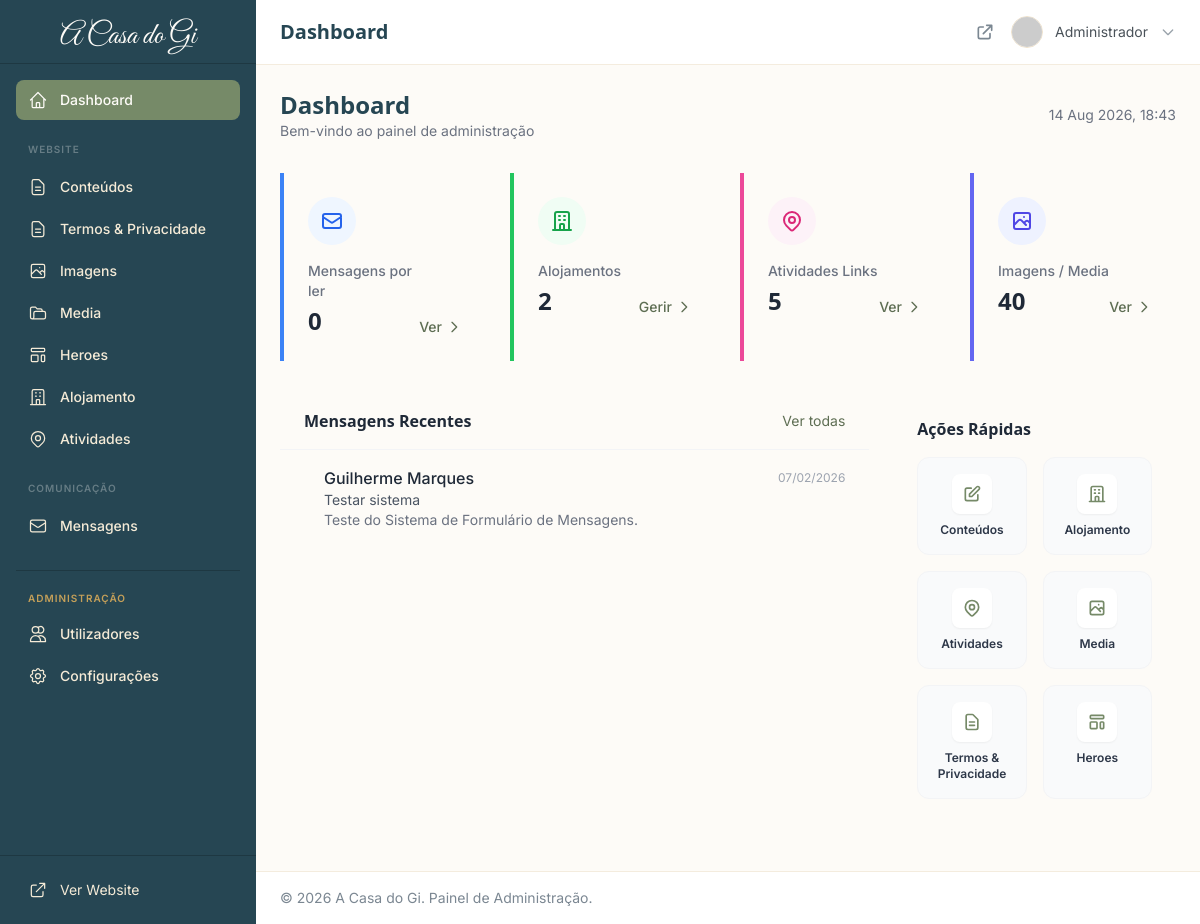
Before: /admin/ (signed in) with the older database file.
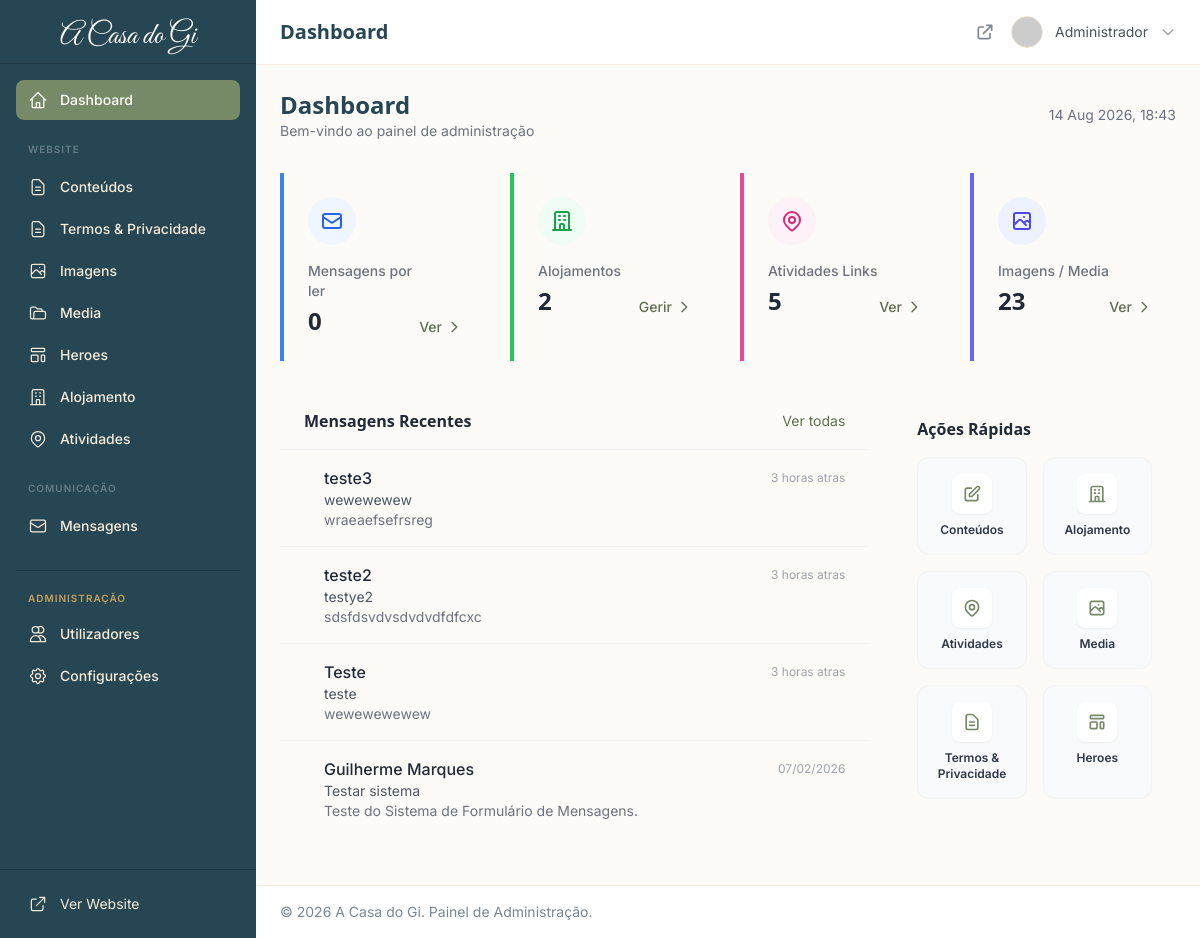
After: the same page with the newer database file.
### tables this page shows
CREATE TABLE `contact_submissions` (
  `id` int(10) unsigned NOT NULL AUTO_INCREMENT,
  `name` varchar(100) NOT NULL,
  `email` varchar(255) NOT NULL,
  `phone` varchar(20) DEFAULT NULL,
  `subject` varchar(255) DEFAULT NULL,
  `message` text NOT NULL,
  `ip_address` varchar(45) DEFAULT NULL,
  `user_agent` varchar(500) DEFAULT NULL,
  `language` varchar(2) DEFAULT 'pt',
  `is_read` tinyint(1) DEFAULT 0,
  `is_spam` tinyint(1) DEFAULT 0,
  `is_ignored` tinyint(1) DEFAULT 0 COMMENT 'Ignored messages',
  `created_at` timestamp NOT NULL DEFAULT current_timestamp(),
  PRIMARY KEY (`id`),
  KEY `idx_email` (`email`),
  KEY `idx_read` (`is_read`),
  KEY `idx_created` (`created_at`),
  KEY `idx_ignored` (`is_ignored`)
);

### includes/init.php (called while the page is built, shortened)
<?php
$config = require CONFIG_PATH . '/config.php';
require_once INCLUDES_PATH . '/functions.php';
function baseUrl(): string
{
    $scheme = 'http';
    $host = $_SERVER['HTTP_HOST'] ?? 'localhost';
    return $scheme . '://' . $host . basePath();
}
function url(string $path = ''): string
{
    $base = rtrim(baseUrl(), '/');
    $path = ltrim($path, '/');
    return $path ? "{$base}/{$path}" : $base;
}
function asset(string $path): string
{
    return url('assets/' . ltrim($path, '/'));
}

### core/Language.php (called while the page is built, shortened)
<?php
class Language
{
    private static ?Language $instance = null;
    private string $currentLang;
    public static function getInstance(): self
    {
        if (self::$instance === null) {
            self::$instance = new self();
        }
        return self::$instance;
    }
    private function getBasePath(): string
    {
        static $basePath = null;
        if ($basePath === null) {
            $scriptName = $_SERVER['SCRIPT_NAME'] ?? '';
            $dir = dirname($scriptName);
            $dir = str_replace('\\', '/', $dir);
            $subfolders = [
                '/admin',
                '/en',
                '/api',
                '/alojamento',
                '/loja',
                '/atividades',
                '/contactos',
                '/sobre-nos',
                '/accommodation',
                '/shop',
                '/activities',
                '/contact',
                '/about-us',
            ];
            $cutPosition = strlen($dir);
            foreach ($subfolders as $subfolder) {
                $pos = strpos($dir, $subfolder);
                if ($pos !== false && $pos < $cutPosition) {
                    $cutPosition = $pos;
                }
            }
            if ($cutPosition < strlen($dir)) {
                $dir = substr($dir, 0, $cutPosition);
            }
            $basePath = rtrim($dir, '/');
        }
        return $basePath;
    }
    public function setLanguage(string $code): void
    {
        $this->currentLang = $code;
    }
    public function getCurrentLang(): string
    {
        return $this->currentLang;
    }
    public static function current(): string
    {
        return self::getInstance()->getCurrentLang();
    }
}

### includes/functions.php (called while the page is built, shortened)
<?php
function e(?string $string): string
{
    return htmlspecialchars($string ?? '', ENT_QUOTES, 'UTF-8');
}
function basePath(): string
{
    static $basePath = null;
    if ($basePath === null) {
        $scriptName = $_SERVER['SCRIPT_NAME'] ?? '';
        $dir = str_replace('\\', '/', dirname($scriptName));
        $subfolders = [
            '/admin',
            '/en',
            '/api',
            '/alojamento',
            '/loja',
            '/atividades',
            '/contactos',
            '/sobre-nos',
            '/accommodation',
            '/shop',
            '/activities',
            '/contact',
            '/about-us',
            '/manutencao',
            '/termos-condicoes',
            '/politica-privacidade',
        ];
        $cutPosition = strlen($dir);
        foreach ($subfolders as $subfolder) {
            $offset = 0;
            while (($pos = strpos($dir, $subfolder, $offset)) !== false) {
                $charAfter = $dir[$pos + strlen($subfolder)] ?? '';
                if ($charAfter === '' || $charAfter === '/') {
                    if ($pos < $cutPosition) {
                        $cutPosition = $pos;
                    }
                    break;
                }
                $offset = $pos + 1;
            }
        }
        if ($cutPosition < strlen($dir)) {
            $dir = substr($dir, 0, $cutPosition);
        }
        $basePath = rtrim($dir, '/');
    }
    return $basePath;
}
function formatDate(?string $date, string $format = 'd/m/Y'): string
{
    $datetime = new DateTime($date);
    return $datetime->format($format);
}
function timeAgo(string $datetime): string
{
    $time = strtotime($datetime);
    $diff = time() - $time;
    $lang = \Core\Language::current();
    $isPt = $lang === LANG_PT;
    if ($diff < 86400) {
        $hours = floor($diff / 3600);
        return $isPt
            ? "{$hours} hora" . ($hours > 1 ? 's' : '') . " atras"
            : "{$hours} hour" . ($hours > 1 ? 's' : '') . " ago";
    }
    return formatDate($datetime);
}
function truncate(string $text, int $length = 100, string $suffix = '...'): string
{
    if (mb_strlen($text) <= $length) {
        return $text;
    }
    return mb_substr($text, 0, $length) . $suffix;
}

### core/Session.php (called while the page is built, shortened)
<?php
class Session
{
    private static bool $started = false;
    public static function start(): void
    {
        if (self::$started) {
            return;
        }
        $config = require CONFIG_PATH . '/config.php';
        self::$started = true;
    }
    public static function has(string $key): bool
    {
        return isset($_SESSION[$key]);
    }
    public static function isLoggedIn(): bool
    {
        return self::has(SESSION_USER_ID);
    }
}

### core/Auth.php (called while the page is built, shortened)
<?php
class Auth
{
    private static ?Admin $currentAdmin = null;
    public static function check(): bool
    {
        return Session::isLoggedIn();
    }
    public static function user(): ?Admin
    {
        if (self::$currentAdmin === null) {
            $adminId = Session::getAdminId();
            self::$currentAdmin = Admin::find($adminId);
        }
        return self::$currentAdmin;
    }
    public static function requireAuth(string $redirectTo = '/admin/login.php'): void
    {
        if (!self::user()) {
            Session::flash('error', 'Sessao invalida');
            redirect($redirectTo);
        }
    }
}

### admin/includes/auth-check.php (called while the page is built, shortened)
<?php
Auth::requireAuth('/admin/login.php');
$currentAdmin = Auth::user();

### core/Database.php (called while the page is built, shortened)
<?php
class Database
{
    private static ?Database $instance = null;
    private PDO $pdo;
    private array $config;
    private function __construct()
    {
        $this->config = require CONFIG_PATH . '/config.php';
    }
    public static function getInstance(): self
    {
        if (self::$instance === null) {
            self::$instance = new self();
        }
        return self::$instance;
    }
    private function connect(): void
    {
        $db = $this->config['db'];
        $dsn = sprintf(
            'mysql:host=%s;port=%d;dbname=%s;charset=%s',
            $db['host'],
            $db['port'] ?? 3306,
            $db['name'],
            $db['charset']
        );
        $options = [
            PDO::ATTR_ERRMODE => PDO::ERRMODE_EXCEPTION,
            PDO::ATTR_DEFAULT_FETCH_MODE => PDO::FETCH_ASSOC,
            PDO::ATTR_EMULATE_PREPARES => false,
            PDO::MYSQL_ATTR_INIT_COMMAND => "SET NAMES {$db['charset']}"
        ];
        try {
            $this->pdo = new PDO($dsn, $db['user'], $db['pass'], $options);
        } catch (PDOException $e) {
            if ($this->config['app']['debug']) {
                throw new \Exception('Database connection failed: ' . $e->getMessage());
            }
            throw new \Exception('Database connection failed. Please try again later.');
        }
    }
    public function query(string $sql, array $params = []): PDOStatement
    {
        $stmt = $this->pdo->prepare($sql);
        $stmt->execute($params);
        return $stmt;
    }
    public function fetch(string $sql, array $params = []): ?array
    {
        $result = $this->query($sql, $params)->fetch();
        return $result ?: null;
    }
    public function fetchAll(string $sql, array $params = []): array
    {
        return $this->query($sql, $params)->fetchAll();
    }
}

### config/config.php (called while the page is built)
<?php
return [
    'db' => [
        'host' => '127.0.0.1',
        'name' => 'acasadogi',
        'user' => 'root',
        'pass' => '',
        'charset' => 'utf8mb4',
        'port' => 3306
    ],
    'app' => [
        'name' => 'A Casa do Gi',
        'url' => 'https://monrion.cloud',
        'env' => 'production',
        'debug' => false,
        'timezone' => 'Europe/Lisbon',
        'locale' => 'pt_PT',
        'default_language' => 'pt'
    ],
    'mail' => [
        'host' => '',
        'port' => 587,
        'username' => '',
        'password' => '',
        'encryption' => 'tls',
        'from_email' => 'noreply@acasadogi.pt',
        'from_name' => 'A Casa do Gi',
        'reply_to' => 'info@acasadogi.pt'
    ],
    'security' => [
        'session_lifetime' => 1800,
        'csrf_token_lifetime' => 3600,
        'max_login_attempts' => 5,
        'lockout_duration' => 900,
        'password_min_length' => 8,
        'bcrypt_cost' => 12
    ],
    'uploads' => [
        'max_file_size' => 5 * 1024 * 1024,
        'allowed_image_types' => ['image/jpeg', 'image/png', 'image/webp', 'image/gif'],
        'path' => __DIR__ . '/../uploads'
    ]
];

### models/Model.php (called while the page is built, shortened)
<?php
abstract class Model
{
    protected static string $table = '';
    protected static string $primaryKey = 'id';
    protected array $attributes = [];
    public function setAttribute(string $key, mixed $value): void
    {
        $this->attributes[$key] = $value;
    }
    public function getAttribute(string $key): mixed
    {
        return $this->attributes[$key] ?? null;
    }
    public function __get(string $key): mixed
    {
        return $this->getAttribute($key);
    }
    public static function find(int $id): ?static
    {
        $db = Database::getInstance();
        $table = static::$table;
        $pk = static::$primaryKey;
        $row = $db->fetch("SELECT * FROM {$table} WHERE {$pk} = ?", [$id]);
        $model = new static($row);
        $model->exists = true;
        $model->original = $row;
        return $model;
    }
}

### models/Admin.php (called while the page is built, shortened)
<?php
class Admin extends Model
{
    public function getDisplayName(): string
    {
        return $this->full_name ?: $this->username;
    }
    public function getAvatarUrl(): string
    {
        $initials = '';
        $parts = explode(' ', $this->full_name);
        foreach (array_slice($parts, 0, 2) as $part) {
            $initials .= mb_substr($part, 0, 1);
        }
        return 'https://ui-avatars.com/api/?name=' . urlencode($initials) . '&background=657954&color=fff&size=128';
    }
}

### admin/includes/sidebar.php (called while the page is built, shortened)
<?php
$base = basePath();
?>

### admin/index.php (the view, shortened to what the rows shown need)
<?php
require_once dirname(__DIR__) . '/includes/init.php';
require_once __DIR__ . '/includes/auth-check.php';
$db = Database::getInstance();
$recentMessages = $db->fetchAll(
    "SELECT * FROM contact_submissions ORDER BY created_at DESC LIMIT 6"
);
$pageTitle = 'Dashboard';
include __DIR__ . '/includes/header.php';
?>
    <div class="mb-8 flex justify-between items-center">
        <div>
            <h1 class="text-2xl font-bold text-primary">Dashboard</h1>
        </div>
    </div>
    <div class="grid lg:grid-cols-3 gap-6 mb-6">
        <div class="admin-card lg:col-span-2">
            <div class="px-6 py-4 border-b border-gray-100 flex items-center justify-between">
                <h2 class="font-bold text-gray-800">Mensagens Recentes</h2>
            </div>
            <div class="divide-y divide-gray-100">
                <?php if (empty($recentMessages)): ?>
                <div class="px-6 py-8 text-center text-gray-500">
                    <svg class="w-12 h-12 mx-auto text-gray-300 mb-3" fill="none" stroke="currentColor" viewBox="0 0 24 24">
                        <path stroke-linecap="round" stroke-linejoin="round" stroke-width="1" d="M3 8l7.89 5.26a2 2 0 002.22 0L21 8M5 19h14a2 2 0 002-2V7a2 2 0 00-2-2H5a2 2 0 00-2 2v10a2 2 0 002 2z"/>
                    </svg>
                    <p>Ainda não há mensagens</p>
                </div>
                <?php else: ?>
                    <?php foreach ($recentMessages as $msg): ?>
                    <a href="<?= $base ?>/admin/mensagens/?id=<?= $msg['id'] ?>" class="block px-6 py-4 hover:bg-gray-50 transition-colors">
                        <div class="flex items-start space-x-3">
                            <?php if (!$msg['is_read']): ?>
                            <span class="w-2 h-2 bg-secondary-500 rounded-full mt-2 flex-shrink-0"></span>
                            <?php else: ?>
                            <span class="w-2 h-2 flex-shrink-0"></span>
                            <?php endif; ?>
                            <div class="flex-1 min-w-0">
                                <div class="flex items-center justify-between">
                                    <p class="font-medium text-gray-800 truncate"><?= e($msg['name']) ?></p>
                                    <span class="text-xs text-gray-400 flex-shrink-0 ml-2"><?= timeAgo($msg['created_at']) ?></span>
                                </div>
                                <p class="text-sm text-gray-600 truncate"><?= e($msg['subject'] ?: 'Sem assunto') ?></p>
                                <p class="text-sm text-gray-500 truncate"><?= e(truncate($msg['message'], 60)) ?></p>
                            </div>
                        </div>
                    </a>
                    <?php endforeach; ?>
                <?php endif; ?>
            </div>
        </div>
        <div class="admin-card p-6">
            <h2 class="font-bold text-gray-800 mb-4">Ações Rápidas</h2>
        </div>
    </div>
<?php include __DIR__ . '/includes/footer.php'; ?>

### admin/includes/header.php (shortened to what the rows shown need)
<?php
$pageTitle = $pageTitle ?? 'Dashboard';
?>
<!DOCTYPE html>
<html lang="pt" class="h-full">
<head>
    <link rel="stylesheet" href="<?= asset('css/app.css') ?>?v=<?= @filemtime(ROOT_PATH . '/assets/css/app.css') ?>">
</head>
<body class="h-full bg-cream-50">
    <div class="flex h-full">
        <?php include __DIR__ . '/sidebar.php'; ?>
        <div class="main-content flex-1 ml-64 flex flex-col min-h-screen transition-all duration-300">
            <header class="bg-white border-b border-accent/20 sticky top-0 z-40">
                <div class="flex items-center justify-between px-6 py-4">
                    <div>
                        <h1 class="text-xl font-semibold text-primary"><?= e($pageTitle) ?></h1>
                    </div>
                    <div class="flex items-center space-x-4">
                        <div class="relative" x-data="{ open: false }">
                            <button onclick="this.nextElementSibling.classList.toggle('hidden')"
                                    data-dropdown-toggle="true"
                                    class="flex items-center space-x-3 text-sm focus:outline-none">
                                <img loading="lazy" decoding="async" src="<?= e($currentAdmin->getAvatarUrl()) ?>"
                                     alt="<?= e($currentAdmin->getDisplayName()) ?>"
                                     class="w-8 h-8 rounded-full object-cover border border-accent/30">
                                <span class="text-charcoal-700"><?= e($currentAdmin->getDisplayName()) ?></span>
                                <svg class="w-4 h-4 text-charcoal-400" fill="none" stroke="currentColor" viewBox="0 0 24 24">
                                    <path stroke-linecap="round" stroke-linejoin="round" stroke-width="2" d="M19 9l-7 7-7-7"/>
                                </svg>
                            </button>
                        </div>
                    </div>
                </div>
            </header>
            <main class="flex-1 p-6">

Changed rows visible on the page:
added contact_submissions: name "teste3", created_at "3 horas atras", subject "wewewewew", message "wraeaefsefrsreg"
added contact_submissions: name "teste2", created_at "3 horas atras", subject "testye2", message "sdsfdsvdvsdvdvdfdfcxc"
added contact_submissions: name "Teste", created_at "3 horas atras", subject "teste", message "wewewewewew"
Other visible differences:
$stats['media']: "40" → "23"
